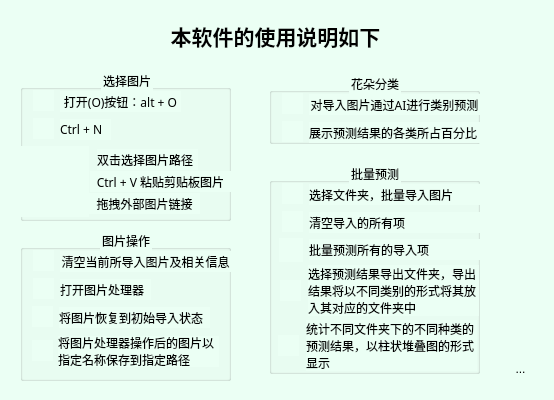
<?xml version="1.0" encoding="UTF-8"?>
<ui version="4.0">
 <class>TutorialWindow</class>
 <widget class="QMainWindow" name="TutorialWindow">
  <property name="geometry">
   <rect>
    <x>0</x>
    <y>0</y>
    <width>554</width>
    <height>400</height>
   </rect>
  </property>
  <property name="windowTitle">
   <string>关于本软件</string>
  </property>
  <property name="windowIcon">
   <iconset>
    <normaloff>images/花朵.png</normaloff>images/花朵.png</iconset>
  </property>
  <property name="toolTip">
   <string>右键关闭窗口</string>
  </property>
  <property name="styleSheet">
   <string notr="true">background-color: rgb(235, 255, 244);</string>
  </property>
  <widget class="QWidget" name="centralwidget">
   <widget class="QLabel" name="label_70">
    <property name="geometry">
     <rect>
      <x>90</x>
      <y>20</y>
      <width>371</width>
      <height>31</height>
     </rect>
    </property>
    <property name="font">
     <font>
      <family>微软雅黑</family>
      <pointsize>16</pointsize>
      <bold>true</bold>
     </font>
    </property>
    <property name="text">
     <string>本软件的使用说明如下</string>
    </property>
    <property name="alignment">
     <set>Qt::AlignCenter</set>
    </property>
   </widget>
   <widget class="QGroupBox" name="groupBox">
    <property name="geometry">
     <rect>
      <x>20</x>
      <y>70</y>
      <width>211</width>
      <height>151</height>
     </rect>
    </property>
    <property name="title">
     <string>选择图片</string>
    </property>
    <property name="alignment">
     <set>Qt::AlignCenter</set>
    </property>
    <property name="flat">
     <bool>true</bool>
    </property>
    <widget class="QLabel" name="label_12">
     <property name="geometry">
      <rect>
       <x>40</x>
       <y>21</y>
       <width>121</width>
       <height>21</height>
      </rect>
     </property>
     <property name="minimumSize">
      <size>
       <width>0</width>
       <height>0</height>
      </size>
     </property>
     <property name="maximumSize">
      <size>
       <width>1000</width>
       <height>1000</height>
      </size>
     </property>
     <property name="font">
      <font>
       <family>微软雅黑 Light</family>
       <pointsize>9</pointsize>
       <bold>false</bold>
      </font>
     </property>
     <property name="text">
      <string>打开(O)按钮：alt + O</string>
     </property>
     <property name="alignment">
      <set>Qt::AlignCenter</set>
     </property>
    </widget>
    <widget class="QLabel" name="label">
     <property name="geometry">
      <rect>
       <x>13</x>
       <y>20</y>
       <width>21</width>
       <height>21</height>
      </rect>
     </property>
     <property name="text">
      <string/>
     </property>
     <property name="pixmap">
      <pixmap>images/打开文件夹.png</pixmap>
     </property>
     <property name="scaledContents">
      <bool>true</bool>
     </property>
    </widget>
    <widget class="QLabel" name="label_2">
     <property name="geometry">
      <rect>
       <x>13</x>
       <y>48</y>
       <width>21</width>
       <height>21</height>
      </rect>
     </property>
     <property name="text">
      <string/>
     </property>
     <property name="pixmap">
      <pixmap>images/导入图片.png</pixmap>
     </property>
     <property name="scaledContents">
      <bool>true</bool>
     </property>
    </widget>
    <widget class="QLabel" name="label_13">
     <property name="geometry">
      <rect>
       <x>40</x>
       <y>49</y>
       <width>51</width>
       <height>21</height>
      </rect>
     </property>
     <property name="minimumSize">
      <size>
       <width>0</width>
       <height>0</height>
      </size>
     </property>
     <property name="maximumSize">
      <size>
       <width>1000</width>
       <height>1000</height>
      </size>
     </property>
     <property name="font">
      <font>
       <family>微软雅黑 Light</family>
       <pointsize>9</pointsize>
       <bold>false</bold>
      </font>
     </property>
     <property name="text">
      <string>Ctrl + N</string>
     </property>
     <property name="alignment">
      <set>Qt::AlignLeading|Qt::AlignLeft|Qt::AlignVCenter</set>
     </property>
    </widget>
    <widget class="QLabel" name="label_3">
     <property name="geometry">
      <rect>
       <x>-2</x>
       <y>76</y>
       <width>71</width>
       <height>71</height>
      </rect>
     </property>
     <property name="text">
      <string/>
     </property>
     <property name="pixmap">
      <pixmap>images/打开图片.png</pixmap>
     </property>
     <property name="scaledContents">
      <bool>true</bool>
     </property>
    </widget>
    <widget class="QLabel" name="label_14">
     <property name="geometry">
      <rect>
       <x>77</x>
       <y>79</y>
       <width>101</width>
       <height>21</height>
      </rect>
     </property>
     <property name="minimumSize">
      <size>
       <width>0</width>
       <height>0</height>
      </size>
     </property>
     <property name="maximumSize">
      <size>
       <width>1000</width>
       <height>1000</height>
      </size>
     </property>
     <property name="font">
      <font>
       <family>微软雅黑 Light</family>
       <pointsize>9</pointsize>
       <bold>false</bold>
      </font>
     </property>
     <property name="text">
      <string>双击选择图片路径</string>
     </property>
     <property name="alignment">
      <set>Qt::AlignLeading|Qt::AlignLeft|Qt::AlignVCenter</set>
     </property>
    </widget>
    <widget class="QLabel" name="label_15">
     <property name="geometry">
      <rect>
       <x>69</x>
       <y>123</y>
       <width>111</width>
       <height>21</height>
      </rect>
     </property>
     <property name="minimumSize">
      <size>
       <width>0</width>
       <height>0</height>
      </size>
     </property>
     <property name="maximumSize">
      <size>
       <width>1000</width>
       <height>1000</height>
      </size>
     </property>
     <property name="font">
      <font>
       <family>微软雅黑 Light</family>
       <pointsize>9</pointsize>
       <bold>false</bold>
      </font>
     </property>
     <property name="text">
      <string>拖拽外部图片链接</string>
     </property>
     <property name="alignment">
      <set>Qt::AlignCenter</set>
     </property>
    </widget>
    <widget class="QLabel" name="label_16">
     <property name="geometry">
      <rect>
       <x>70</x>
       <y>101</y>
       <width>141</width>
       <height>21</height>
      </rect>
     </property>
     <property name="minimumSize">
      <size>
       <width>0</width>
       <height>0</height>
      </size>
     </property>
     <property name="maximumSize">
      <size>
       <width>1000</width>
       <height>1000</height>
      </size>
     </property>
     <property name="font">
      <font>
       <family>微软雅黑 Light</family>
       <pointsize>9</pointsize>
       <bold>false</bold>
      </font>
     </property>
     <property name="text">
      <string>Ctrl + V 粘贴剪贴板图片</string>
     </property>
     <property name="alignment">
      <set>Qt::AlignCenter</set>
     </property>
    </widget>
   </widget>
   <widget class="QGroupBox" name="groupBox_2">
    <property name="geometry">
     <rect>
      <x>20</x>
      <y>230</y>
      <width>211</width>
      <height>151</height>
     </rect>
    </property>
    <property name="title">
     <string>图片操作</string>
    </property>
    <property name="alignment">
     <set>Qt::AlignCenter</set>
    </property>
    <property name="flat">
     <bool>true</bool>
    </property>
    <widget class="QLabel" name="label_17">
     <property name="geometry">
      <rect>
       <x>40</x>
       <y>21</y>
       <width>171</width>
       <height>21</height>
      </rect>
     </property>
     <property name="minimumSize">
      <size>
       <width>0</width>
       <height>0</height>
      </size>
     </property>
     <property name="maximumSize">
      <size>
       <width>1000</width>
       <height>1000</height>
      </size>
     </property>
     <property name="font">
      <font>
       <family>微软雅黑 Light</family>
       <pointsize>9</pointsize>
       <bold>false</bold>
      </font>
     </property>
     <property name="text">
      <string>清空当前所导入图片及相关信息</string>
     </property>
     <property name="alignment">
      <set>Qt::AlignCenter</set>
     </property>
    </widget>
    <widget class="QLabel" name="label_4">
     <property name="geometry">
      <rect>
       <x>13</x>
       <y>20</y>
       <width>21</width>
       <height>21</height>
      </rect>
     </property>
     <property name="text">
      <string/>
     </property>
     <property name="pixmap">
      <pixmap>images/清除缓存.png</pixmap>
     </property>
     <property name="scaledContents">
      <bool>true</bool>
     </property>
    </widget>
    <widget class="QLabel" name="label_5">
     <property name="geometry">
      <rect>
       <x>13</x>
       <y>48</y>
       <width>21</width>
       <height>21</height>
      </rect>
     </property>
     <property name="text">
      <string/>
     </property>
     <property name="pixmap">
      <pixmap>images/裁剪旋转.png</pixmap>
     </property>
     <property name="scaledContents">
      <bool>true</bool>
     </property>
    </widget>
    <widget class="QLabel" name="label_18">
     <property name="geometry">
      <rect>
       <x>40</x>
       <y>49</y>
       <width>91</width>
       <height>21</height>
      </rect>
     </property>
     <property name="minimumSize">
      <size>
       <width>0</width>
       <height>0</height>
      </size>
     </property>
     <property name="maximumSize">
      <size>
       <width>1000</width>
       <height>1000</height>
      </size>
     </property>
     <property name="font">
      <font>
       <family>微软雅黑 Light</family>
       <pointsize>9</pointsize>
       <bold>false</bold>
      </font>
     </property>
     <property name="text">
      <string>打开图片处理器</string>
     </property>
     <property name="alignment">
      <set>Qt::AlignLeading|Qt::AlignLeft|Qt::AlignVCenter</set>
     </property>
    </widget>
    <widget class="QLabel" name="label_19">
     <property name="geometry">
      <rect>
       <x>39</x>
       <y>77</y>
       <width>151</width>
       <height>21</height>
      </rect>
     </property>
     <property name="minimumSize">
      <size>
       <width>0</width>
       <height>0</height>
      </size>
     </property>
     <property name="maximumSize">
      <size>
       <width>1000</width>
       <height>1000</height>
      </size>
     </property>
     <property name="font">
      <font>
       <family>微软雅黑 Light</family>
       <pointsize>9</pointsize>
       <bold>false</bold>
      </font>
     </property>
     <property name="text">
      <string>将图片恢复到初始导入状态</string>
     </property>
     <property name="alignment">
      <set>Qt::AlignLeading|Qt::AlignLeft|Qt::AlignVCenter</set>
     </property>
    </widget>
    <widget class="QLabel" name="label_6">
     <property name="geometry">
      <rect>
       <x>12</x>
       <y>76</y>
       <width>21</width>
       <height>21</height>
      </rect>
     </property>
     <property name="text">
      <string/>
     </property>
     <property name="pixmap">
      <pixmap>images/复位.png</pixmap>
     </property>
     <property name="scaledContents">
      <bool>true</bool>
     </property>
    </widget>
    <widget class="QLabel" name="label_7">
     <property name="geometry">
      <rect>
       <x>12</x>
       <y>110</y>
       <width>21</width>
       <height>21</height>
      </rect>
     </property>
     <property name="text">
      <string/>
     </property>
     <property name="pixmap">
      <pixmap>images/保存.png</pixmap>
     </property>
     <property name="scaledContents">
      <bool>true</bool>
     </property>
    </widget>
    <widget class="QLabel" name="label_20">
     <property name="geometry">
      <rect>
       <x>38</x>
       <y>106</y>
       <width>161</width>
       <height>31</height>
      </rect>
     </property>
     <property name="minimumSize">
      <size>
       <width>0</width>
       <height>0</height>
      </size>
     </property>
     <property name="maximumSize">
      <size>
       <width>1000</width>
       <height>1000</height>
      </size>
     </property>
     <property name="font">
      <font>
       <family>微软雅黑 Light</family>
       <pointsize>9</pointsize>
       <bold>false</bold>
      </font>
     </property>
     <property name="text">
      <string>将图片处理器操作后的图片以指定名称保存到指定路径</string>
     </property>
     <property name="alignment">
      <set>Qt::AlignLeading|Qt::AlignLeft|Qt::AlignVCenter</set>
     </property>
     <property name="wordWrap">
      <bool>true</bool>
     </property>
    </widget>
   </widget>
   <widget class="QGroupBox" name="groupBox_3">
    <property name="geometry">
     <rect>
      <x>269</x>
      <y>73</y>
      <width>211</width>
      <height>71</height>
     </rect>
    </property>
    <property name="title">
     <string>花朵分类</string>
    </property>
    <property name="alignment">
     <set>Qt::AlignCenter</set>
    </property>
    <property name="flat">
     <bool>true</bool>
    </property>
    <widget class="QLabel" name="label_21">
     <property name="geometry">
      <rect>
       <x>40</x>
       <y>21</y>
       <width>171</width>
       <height>21</height>
      </rect>
     </property>
     <property name="minimumSize">
      <size>
       <width>0</width>
       <height>0</height>
      </size>
     </property>
     <property name="maximumSize">
      <size>
       <width>1000</width>
       <height>1000</height>
      </size>
     </property>
     <property name="font">
      <font>
       <family>微软雅黑 Light</family>
       <pointsize>9</pointsize>
       <bold>false</bold>
      </font>
     </property>
     <property name="text">
      <string>对导入图片通过AI进行类别预测</string>
     </property>
     <property name="alignment">
      <set>Qt::AlignCenter</set>
     </property>
    </widget>
    <widget class="QLabel" name="label_8">
     <property name="geometry">
      <rect>
       <x>13</x>
       <y>20</y>
       <width>21</width>
       <height>21</height>
      </rect>
     </property>
     <property name="text">
      <string/>
     </property>
     <property name="pixmap">
      <pixmap>images/AI识别.png</pixmap>
     </property>
     <property name="scaledContents">
      <bool>true</bool>
     </property>
    </widget>
    <widget class="QLabel" name="label_9">
     <property name="geometry">
      <rect>
       <x>13</x>
       <y>48</y>
       <width>21</width>
       <height>21</height>
      </rect>
     </property>
     <property name="text">
      <string/>
     </property>
     <property name="pixmap">
      <pixmap>images/饼图.png</pixmap>
     </property>
     <property name="scaledContents">
      <bool>true</bool>
     </property>
    </widget>
    <widget class="QLabel" name="label_22">
     <property name="geometry">
      <rect>
       <x>40</x>
       <y>49</y>
       <width>171</width>
       <height>21</height>
      </rect>
     </property>
     <property name="minimumSize">
      <size>
       <width>0</width>
       <height>0</height>
      </size>
     </property>
     <property name="maximumSize">
      <size>
       <width>1000</width>
       <height>1000</height>
      </size>
     </property>
     <property name="font">
      <font>
       <family>微软雅黑 Light</family>
       <pointsize>9</pointsize>
       <bold>false</bold>
      </font>
     </property>
     <property name="text">
      <string>展示预测结果的各类所占百分比</string>
     </property>
     <property name="alignment">
      <set>Qt::AlignLeading|Qt::AlignLeft|Qt::AlignVCenter</set>
     </property>
    </widget>
   </widget>
   <widget class="QGroupBox" name="groupBox_8">
    <property name="geometry">
     <rect>
      <x>269</x>
      <y>163</y>
      <width>211</width>
      <height>211</height>
     </rect>
    </property>
    <property name="title">
     <string>批量预测</string>
    </property>
    <property name="alignment">
     <set>Qt::AlignCenter</set>
    </property>
    <property name="flat">
     <bool>true</bool>
    </property>
    <widget class="QLabel" name="label_24">
     <property name="geometry">
      <rect>
       <x>40</x>
       <y>21</y>
       <width>171</width>
       <height>21</height>
      </rect>
     </property>
     <property name="minimumSize">
      <size>
       <width>0</width>
       <height>0</height>
      </size>
     </property>
     <property name="maximumSize">
      <size>
       <width>1000</width>
       <height>1000</height>
      </size>
     </property>
     <property name="font">
      <font>
       <family>微软雅黑 Light</family>
       <pointsize>9</pointsize>
       <bold>false</bold>
      </font>
     </property>
     <property name="text">
      <string>选择文件夹，批量导入图片</string>
     </property>
     <property name="alignment">
      <set>Qt::AlignLeading|Qt::AlignLeft|Qt::AlignVCenter</set>
     </property>
    </widget>
    <widget class="QLabel" name="label_25">
     <property name="geometry">
      <rect>
       <x>13</x>
       <y>20</y>
       <width>21</width>
       <height>21</height>
      </rect>
     </property>
     <property name="text">
      <string/>
     </property>
     <property name="pixmap">
      <pixmap>images/导入.png</pixmap>
     </property>
     <property name="scaledContents">
      <bool>true</bool>
     </property>
    </widget>
    <widget class="QLabel" name="label_26">
     <property name="geometry">
      <rect>
       <x>13</x>
       <y>48</y>
       <width>21</width>
       <height>21</height>
      </rect>
     </property>
     <property name="text">
      <string/>
     </property>
     <property name="pixmap">
      <pixmap>images/删除.png</pixmap>
     </property>
     <property name="scaledContents">
      <bool>true</bool>
     </property>
    </widget>
    <widget class="QLabel" name="label_27">
     <property name="geometry">
      <rect>
       <x>40</x>
       <y>49</y>
       <width>171</width>
       <height>21</height>
      </rect>
     </property>
     <property name="minimumSize">
      <size>
       <width>0</width>
       <height>0</height>
      </size>
     </property>
     <property name="maximumSize">
      <size>
       <width>1000</width>
       <height>1000</height>
      </size>
     </property>
     <property name="font">
      <font>
       <family>微软雅黑 Light</family>
       <pointsize>9</pointsize>
       <bold>false</bold>
      </font>
     </property>
     <property name="text">
      <string>清空导入的所有项</string>
     </property>
     <property name="alignment">
      <set>Qt::AlignLeading|Qt::AlignLeft|Qt::AlignVCenter</set>
     </property>
    </widget>
    <widget class="QLabel" name="label_28">
     <property name="geometry">
      <rect>
       <x>40</x>
       <y>76</y>
       <width>171</width>
       <height>21</height>
      </rect>
     </property>
     <property name="minimumSize">
      <size>
       <width>0</width>
       <height>0</height>
      </size>
     </property>
     <property name="maximumSize">
      <size>
       <width>1000</width>
       <height>1000</height>
      </size>
     </property>
     <property name="font">
      <font>
       <family>微软雅黑 Light</family>
       <pointsize>9</pointsize>
       <bold>false</bold>
      </font>
     </property>
     <property name="text">
      <string>批量预测所有的导入项</string>
     </property>
     <property name="alignment">
      <set>Qt::AlignLeading|Qt::AlignLeft|Qt::AlignVCenter</set>
     </property>
    </widget>
    <widget class="QLabel" name="label_29">
     <property name="geometry">
      <rect>
       <x>10</x>
       <y>75</y>
       <width>24</width>
       <height>24</height>
      </rect>
     </property>
     <property name="text">
      <string/>
     </property>
     <property name="pixmap">
      <pixmap>images/Image 图像识别.png</pixmap>
     </property>
     <property name="scaledContents">
      <bool>true</bool>
     </property>
    </widget>
    <widget class="QLabel" name="label_30">
     <property name="geometry">
      <rect>
       <x>39</x>
       <y>102</y>
       <width>171</width>
       <height>51</height>
      </rect>
     </property>
     <property name="minimumSize">
      <size>
       <width>0</width>
       <height>0</height>
      </size>
     </property>
     <property name="maximumSize">
      <size>
       <width>1000</width>
       <height>1000</height>
      </size>
     </property>
     <property name="font">
      <font>
       <family>微软雅黑 Light</family>
       <pointsize>9</pointsize>
       <bold>false</bold>
      </font>
     </property>
     <property name="text">
      <string>选择预测结果导出文件夹，导出结果将以不同类别的形式将其放入其对应的文件夹中</string>
     </property>
     <property name="alignment">
      <set>Qt::AlignLeading|Qt::AlignLeft|Qt::AlignVCenter</set>
     </property>
     <property name="wordWrap">
      <bool>true</bool>
     </property>
    </widget>
    <widget class="QLabel" name="label_33">
     <property name="geometry">
      <rect>
       <x>9</x>
       <y>172</y>
       <width>21</width>
       <height>21</height>
      </rect>
     </property>
     <property name="pixmap">
      <pixmap>images/堆叠柱状图.png</pixmap>
     </property>
     <property name="scaledContents">
      <bool>true</bool>
     </property>
    </widget>
    <widget class="QLabel" name="label_31">
     <property name="geometry">
      <rect>
       <x>11</x>
       <y>117</y>
       <width>21</width>
       <height>21</height>
      </rect>
     </property>
     <property name="text">
      <string/>
     </property>
     <property name="pixmap">
      <pixmap>images/文件夹.png</pixmap>
     </property>
     <property name="scaledContents">
      <bool>true</bool>
     </property>
    </widget>
    <widget class="QLabel" name="label_32">
     <property name="geometry">
      <rect>
       <x>37</x>
       <y>157</y>
       <width>171</width>
       <height>51</height>
      </rect>
     </property>
     <property name="minimumSize">
      <size>
       <width>0</width>
       <height>0</height>
      </size>
     </property>
     <property name="maximumSize">
      <size>
       <width>1000</width>
       <height>1000</height>
      </size>
     </property>
     <property name="font">
      <font>
       <family>微软雅黑 Light</family>
       <pointsize>9</pointsize>
       <bold>false</bold>
      </font>
     </property>
     <property name="text">
      <string>统计不同文件夹下的不同种类的预测结果，以柱状堆叠图的形式显示</string>
     </property>
     <property name="alignment">
      <set>Qt::AlignLeading|Qt::AlignLeft|Qt::AlignVCenter</set>
     </property>
     <property name="wordWrap">
      <bool>true</bool>
     </property>
    </widget>
   </widget>
   <widget class="QToolButton" name="toolButton">
    <property name="geometry">
     <rect>
      <x>505</x>
      <y>353</y>
      <width>31</width>
      <height>31</height>
     </rect>
    </property>
    <property name="text">
     <string>...</string>
    </property>
    <property name="icon">
     <iconset>
      <normaloff>images/使用说明.png</normaloff>images/使用说明.png</iconset>
    </property>
    <property name="iconSize">
     <size>
      <width>32</width>
      <height>32</height>
     </size>
    </property>
    <property name="autoRaise">
     <bool>true</bool>
    </property>
   </widget>
  </widget>
 </widget>
 <resources/>
 <connections/>
</ui>
